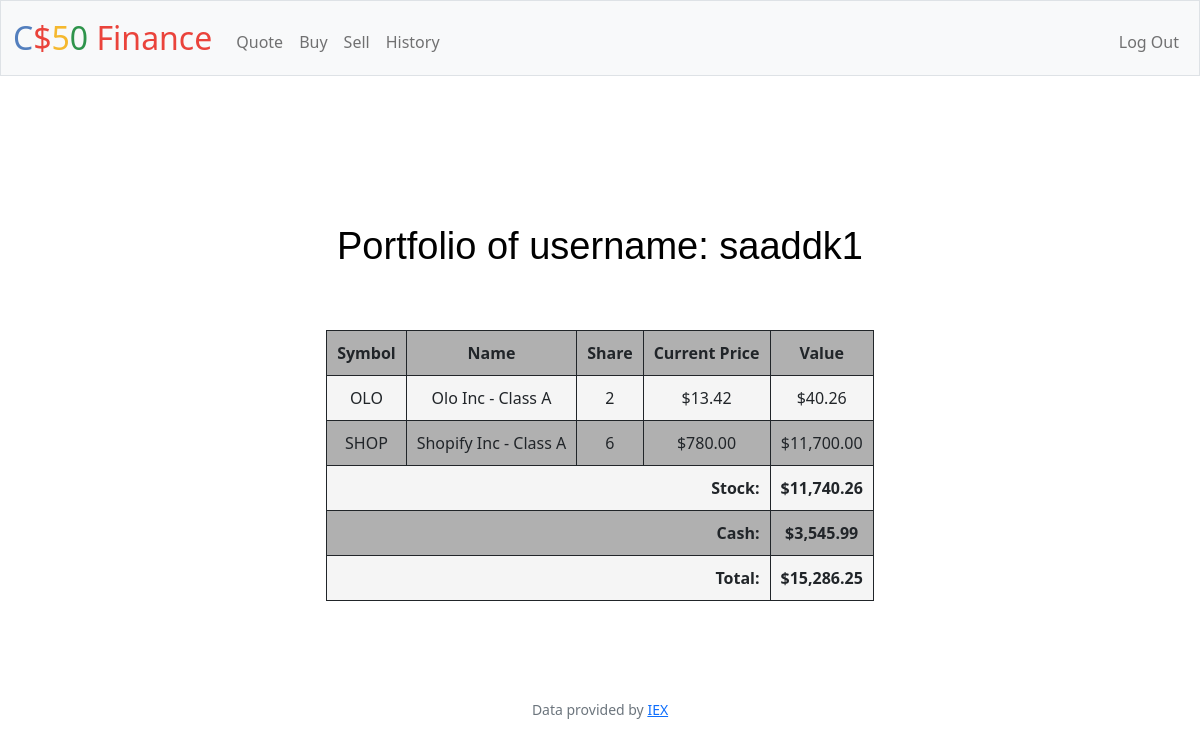
/ (signed in), run on the app's committed database.
### tables this page shows
CREATE TABLE users (id INTEGER PRIMARY KEY AUTOINCREMENT NOT NULL, username TEXT NOT NULL, hash TEXT NOT NULL, cash NUMERIC NOT NULL DEFAULT 10000.00);

CREATE TABLE purchase_records (id INTEGER PRIMARY KEY AUTOINCREMENT NOT NULL, UserID INTEGER NOT NULL, Symbol TEXT NOT NULL, Name TEXT NOT NULL, Shares INTEGER NOT NULL, Price NUMERIC NOT NULL, MarketCap NUMERIC NOT NULL, HoldingsValue NUMERIC NOT NULL, Time TEXT NOT NULL, LatestPrice NUMERIC NOT NULL, LatestMarketCap NUMERIC NOT NULL, LatestHoldingsValue NUMERIC NOT NULL, PERCENTAGE INT NOT NULL);

### app.py (the view)
@app.route("/")
@login_required
def index():
    UserId = session["user_id"]
    OtherInfo = db.execute("SELECT * FROM users WHERE id = ?", UserId)
    username = OtherInfo[0]["username"]
    cash = OtherInfo[0]["cash"]
    symbols = db.execute("SELECT * FROM purchase_records WHERE UserID = ?", UserId)
    if not symbols:
        return render_template("index.html", cash=cash, username=username)
    SumOfStocks = db.execute(
        "SELECT SUM(HoldingsValue) AS SumOfStocks FROM purchase_records WHERE UserID = ? GROUP BY UserID", UserId)
    SumOfAllHoldings = SumOfStocks[0]["SumOfStocks"] + cash
    try:
        con = sql.connect("finance.db")
        con.row_factory = sql.Row
        curs = con.cursor()
        output_details = "SELECT Symbol, Name, SUM(Shares), Price, SUM(HoldingsValue) AS SUMS FROM purchase_records WHERE UserID = {} GROUP BY Symbol HAVING SUM(Shares)>0".format(
            UserId)
        curs.execute(output_details)
        rows = curs.fetchall()
    except sql.Error as error:
        print("Failed to select multiple records of sqlite table", error)
    finally:
        if con:
            con.close()
            print("The SQLite connection is closed")
    return render_template("index.html", rows=rows, cash=cash, username=username, SumOfAllHoldings=usd(SumOfAllHoldings), SumOfStocks=usd(SumOfStocks[0]['SumOfStocks']))

### app.py (called while the page is built)
@app.after_request
def after_request(response):
    response.headers["Cache-Control"] = "no-cache, no-store, must-revalidate"
    response.headers["Expires"] = 0
    response.headers["Pragma"] = "no-cache"
    return response

### helpers.py (called while the page is built)
def login_required(f):
    @wraps(f)
    def decorated_function(*args, **kwargs):
        if session.get("user_id") is None:
            return redirect("/login")
        return f(*args, **kwargs)
    return decorated_function

def usd(value):
    return f"${value:,.2f}"

### templates/index.html (shortened to what this page needs)
{% extends "layout.html" %}
{% block main %}
<div> <h1>Portfolio of username: {{ username }}</h1> </div>
<table>
    <tr>
      <th>Symbol</th>
      <th>Name</th>
      <th>Share</th>
      <th>Current Price</th>
      <th>Value</th>
    </tr>
    {% for row in rows %}
        <tr>
            <td>{{ row[0] }}</td>
            <td>{{ row[1] }}</td>
            <td>{{ row[2] }}</td>
            <td>{{ row[3] | usd  }}</td>
            <td>{{ row[4] | usd }}</td>
        </tr>
    {% endfor %}
    <tr>
        <td style="text-align:right; font-weight: bold;" colspan="4">Stock: </td>
        <td style= "font-weight: bold;"> {{ SumOfStocks }} </td>
    </tr>
    <tr>
        <td style="text-align:right; font-weight: bold;" colspan="4">Cash: </td>
        <td style= "font-weight: bold;"> {{ cash | usd }} </td>
    </tr>
    <tr>
        <td style="text-align:right; font-weight: bold;" colspan="4">Total: </td>
        <td style= "font-weight: bold;"> {{ SumOfAllHoldings }} </td>
    </tr>
</table>
{% endblock %}

### static/styles.css (style rules this page uses)
h1 { margin-top: 100px; margin-bottom: 50px; color: #000000; font-size: 38px; font-family: 'Signika', sans-serif; padding-bottom: 10px; }
table, th, td { border: 1px solid; padding: 10px; margin-left: auto; margin-right: auto; margin-top: 50px; margin-bottom: 50px; }
tbody tr:nth-child(odd) { background-color: #B0B0B0; }
tbody tr:nth-child(even) { background-color: #F5F5F5; }
tbody tr { background-image: url(noise.png); }
table { background-color: #ff33cc; }

### data on the page
users: username "saaddk1", cash "$3,545.99"
purchase_records: Symbol "OLO", Name "Olo Inc - Class A", row "2", Price "$13.42", HoldingsValue "$40.26"

### other printed values
{{ row[0] }} "SHOP"
{{ row[1] }} "Shopify Inc - Class A"
{{ row[2] }} "6"
{{ row[3] | usd }} "$780.00"
{{ row[4] | usd }} "$11,700.00"
{{ SumOfStocks }} "$11,740.26"
{{ SumOfAllHoldings }} "$15,286.25"
